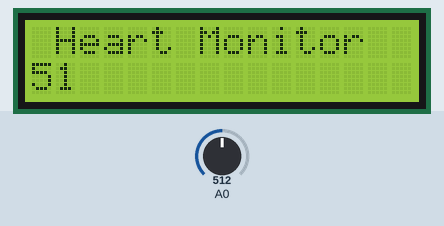
Bench run of a sketch on a simulated Arduino Uno, built with avr-gcc and run on an emulated ATmega328P. Shown: 16×2 character LCD. The test bench sets the inputs (shaded band); at power-on: A0 = 512.

Above: at 1.2 s.
1.3 s: A0 set to 716
At 2.2 s:
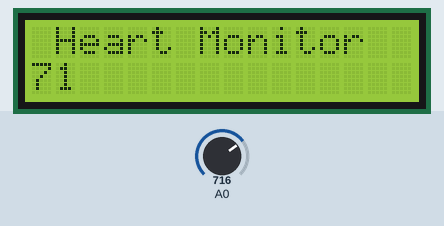
2.9 s: A0 set to 900
At 4.2 s:
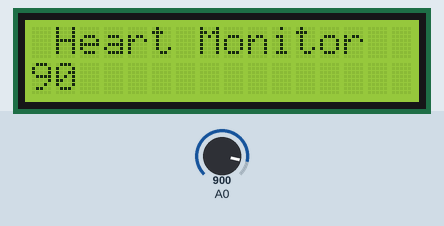
4.5 s: A0 set to 1023
At 5.3 s:
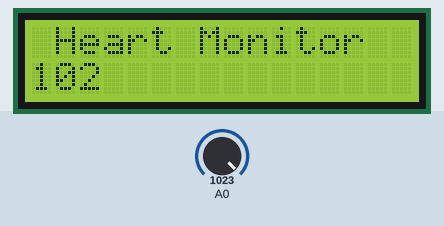
Timing chart, 0 to 7.5 s (numbered marks = the images above; inputs shaded):
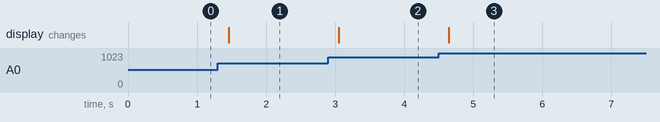

The sketch:

senzor.ino
```cpp
#include <Wire.h>
#include <LiquidCrystal_I2C.h>
LiquidCrystal_I2C lcd(0x3F, 2, 1, 0, 4, 5, 6, 7, 3, POSITIVE);
   double alpha=0.75;
   int period=20;
   double refresh=0.0;
void setup(void)
{
   pinMode(A0,INPUT);
   lcd.begin(16,2);
   lcd.clear();
   lcd.setCursor(0,0);
}
void loop(void)
{
   static double oldValue=0;
   static double oldrefresh=0;
   int beat=analogRead(A0);
   double value=alpha*oldValue+(0-alpha)*beat;
   refresh=value-oldValue;
   lcd.setCursor(0,0);
   lcd.print(" Heart Monitor ");
   lcd.setCursor(0,1);
   lcd.print("          ");
   lcd.setCursor(0,1);
   lcd.print(beat/10);
   oldValue=value;
   oldrefresh=refresh;
   delay(period*10);
}
```

Measured:
- after the input at 1.3 s, the display: changes after 0.16 s (image 1)
- after the input at 2.9 s, the display: changes after 0.15 s (image 2)
- after the input at 4.5 s, the display: changes after 0.15 s (image 3)
